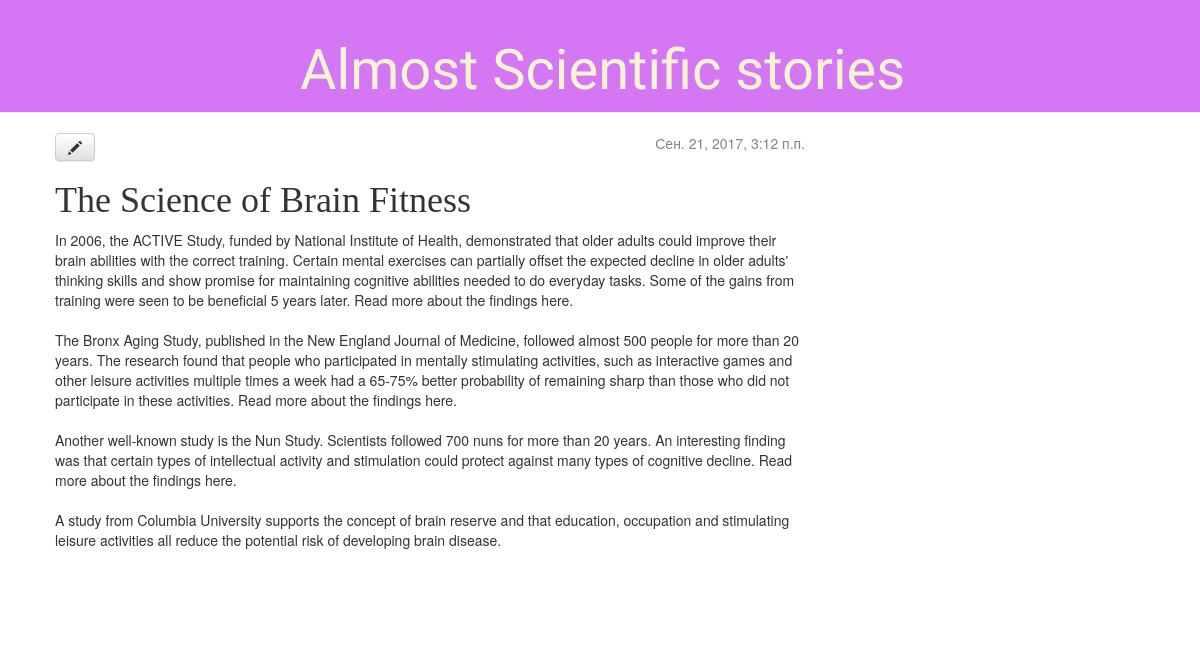
Screenshot of /post/7/ with the database file from the repository.
### blog/models.py (models this page shows, shortened)
class Post(models.Model):#Наследуемся из класса Моделс
    author = models.ForeignKey('auth.User') # ForeignKey - это id. Взять данные из другой таблицы+ ее имя. Чтобы все время не логинился
    title = models.CharField(max_length=200, blank=False, null=False)# Это текстовое поле в 1 линию
    text = models.TextField()
    created_date = models.DateTimeField(default=timezone.now)
    published_date = models.DateTimeField(blank=True, null=True)

### blog/views.py (the view)
# urls.py: url(r'^post/(?P<pk>[0-9]+)/$', views.post_detail, name='post_detail'),
def post_detail(request, pk):
    post = get_object_or_404(Post, pk=pk)
    return render(request, 'blog/post_detail.html', {'post': post})

### blog/templates/blog/post_detail.html
    {% extends 'blog/base.html' %}
    {% block content %}
        <div class="post">
            {% if post.published_date %}
                <div class="date">
                    {{ post.published_date }}
                </div>
            {% endif %}
	    <a class="btn btn-default" href="{% url 'post_edit' pk=post.pk %}"><span class="glyphicon glyphicon-pencil"></span></a>
            <h1>{{ post.title }}</h1>
            <p>{{ post.text|linebreaksbr }}</p>
        </div>
    {% endblock %}

### blog/static/css/blog.css (style rules this page uses)
body { padding-left: 0px; }
h1, h2, h3, h4 { font-family: 'Lobster', cursive; }
.date { float: right; color: #828282; }
.post { margin-bottom: 70px; }

### rows the page displays
Post: published_date "Сен. 21, 2017, 3:12 п.п.", title "The Science of Brain Fitness", text "In 2006, the ACTIVE Study, funded by National Institute of Health, demonstrated that older adults could improve their brain abilities with the correct training. Certain mental exercises can partially offset the expected decline in older adults' thinking skills and show promise for maintaining cognitive abilities needed to do everyday tasks. Some of the gains from training were seen to be beneficial 5 years later. Read more about the findings here. The Bronx Aging Study, published in the New England Journal of Medicine, followed almost 500 people for more than 20 years. The research found that people who participated in mentally stimulating activities, such as interactive games and other…"
